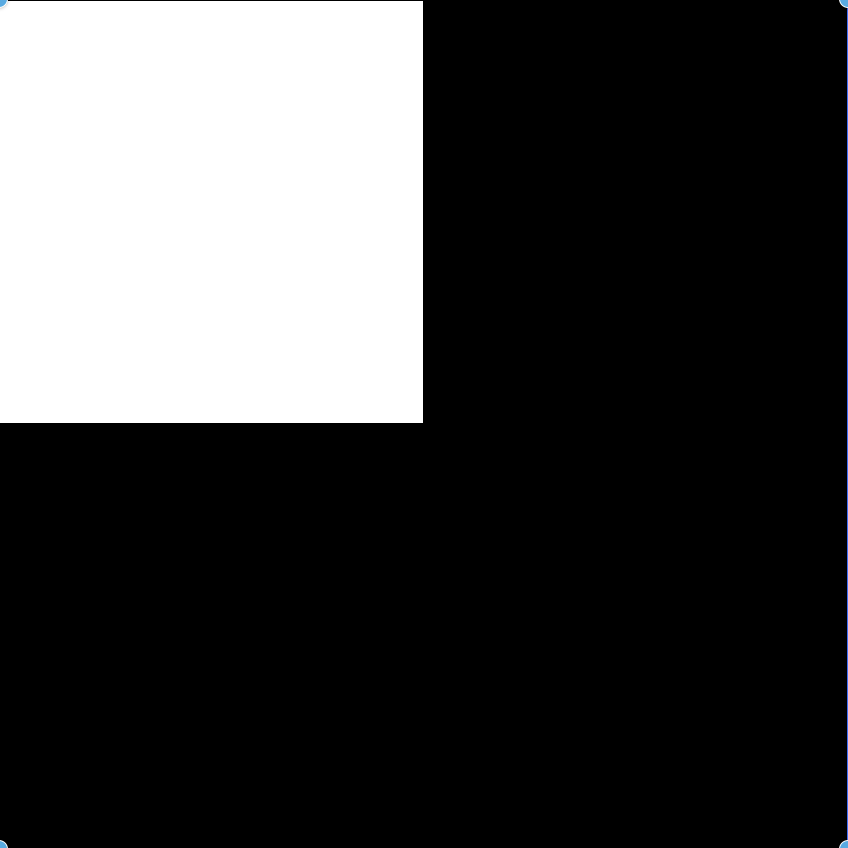
#> input picture images/mat2.png, 848 x 848 px
$ python mat.py
#> lines starting #> are read from the running program, lines starting #| are printed output that depends on the picture; after the words box and inside, x2 and y2 are one past the last pixel; in counts of white or black regions, pixels touching at a corner belong together
#/bin/sh:python
import cv2
import numpy as np
import os
import matplotlib.pyplot as pp
# __________________***____________________
image = cv2.imread("images/mat2.png")
#> image is the input picture: shape (848, 848, 3); mean B, G, R 63.6, 63.5, 63.4
cnv_gray= cv2.cvtColor(image,cv2.COLOR_BGR2GRAY)
_,thresh= cv2.threshold(cnv_gray,127,255,cv2.THRESH_BINARY)
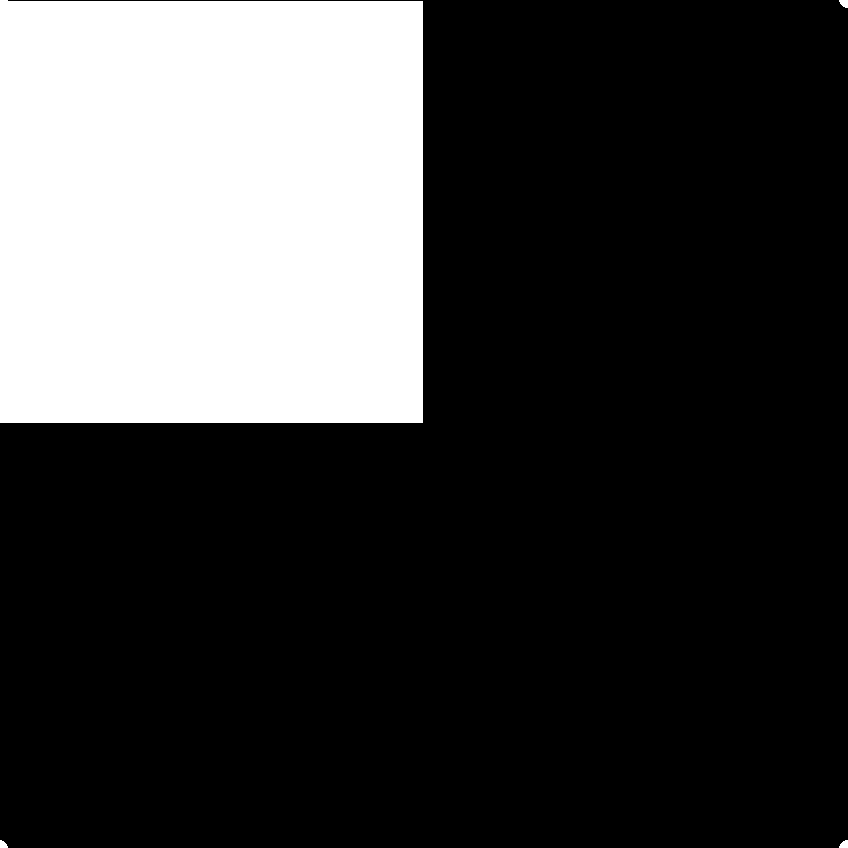
#> thresh: shape (848, 848); 24.8% white; 4 white regions
contours, herarchy= cv2.findContours(thresh, cv2.RETR_EXTERNAL, cv2.CHAIN_APPROX_SIMPLE)
#> contours = 4 contours; box (x1, y1, x2, y2) and area: (0, 0, 423, 423) 177670, (839, 840, 848, 848) 42, (839, 0, 848, 8) 42, (0, 840, 8, 848) 34; herarchy = [[1, -1, -1, -1], [2, 0, -1, -1], [3, 1, -1, -1], [-1, 2, -1, -1]]
# __________________***____________________ß
print("--------**--------\n")
print(f"contour length {len(contours)}")
#| contour length 4
print("--------*contoure*--------\n")
print (f"contour:{contours}")
#> (printed output is left out)
print("--------*Herarchy*--------\n")
print(f"herarchy:{herarchy}\n")
#| herarchy:[[[ 1 -1 -1 -1]
#|   [ 2  0 -1 -1]
#|   [ 3  1 -1 -1]
#|   [-1  2 -1 -1]]]
print("--------**--------\n")
# __________________***____________________
for i, contour in enumerate(contours):
    x, y, w, h = cv2.boundingRect(contour)
    img_crop = image[y:y + h, x:x + w]
    cv2.drawContours(image, [contour], -1, (0, 255, 0), 2)
    # cv2.imshow(f"Contour{i}", image)
    filename = f"Contour{i}.jpg"
    cv2.imwrite(f"images/contour/{filename}",img_crop)
    print("--------**--------")
    print(f"--------X,Y,W,H CONTOURE::{i}--------\n")
    print(f"x{i} =>>",x)
    print(f"y{i} =>>",y)
    print(f"w{i} =>>",w)
    print(f"h{i} =>>",h)
    print("--------*END*--------\n")
#> this loop made 4 passes
#> (x, y, w, h, filename) on passes 1 to 4: (839, 840, 9, 8, 'Contour0.jpg'), (0, 840, 8, 8, 'Contour1.jpg'), (839, 0, 9, 8, 'Contour2.jpg'), (0, 0, 423, 423, 'Contour3.jpg')
#> (printed output is left out)
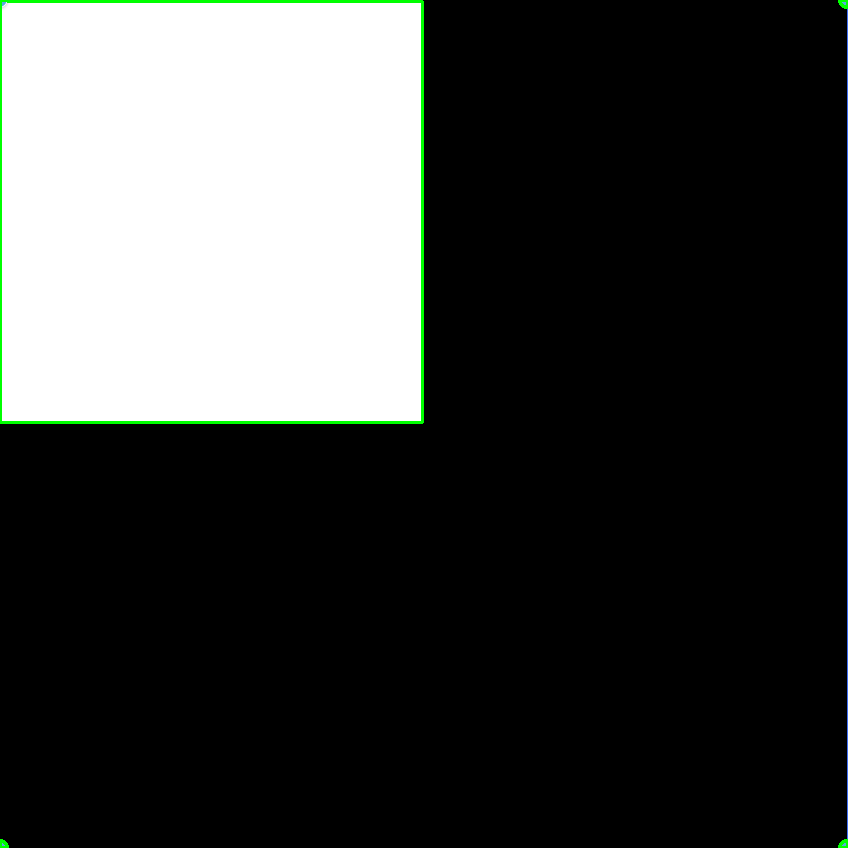
#> image: shape (848, 848, 3); 0.67% of pixels changed, all inside (x1, y1, x2, y2) = (0, 0, 848, 848)
# __________________*GETTING CROP CONTOURE IMAGES FROM DIRECTORY PRINTING FILE PATH  *____________________
directory ="images/contour"
s = ""
for filename in os.listdir(directory):
    f = os.path.join(directory, filename)
    print(" File Path ===> ",f)
    img = cv2.imread(f)
    if os.path.isfile(f):
        img = cv2.imread(f)
        hsv = cv2.cvtColor(img, cv2.COLOR_BGR2HSV)
        # __________________*COLOR LOWER AND UPPER RANGE NOT NECESSARY FOR MATRIX IS IN BINARY FORM *____________________
        lower_red = np.array([0, 100, 100])
        upper_red = np.array([10, 255, 255])
        lower_green = np.array([50, 100, 100])
        upper_green = np.array([70, 255, 255])
        lower_blue = np.array([110, 100, 100])
        upper_blue = np.array([130, 255, 255])
        # __________________*RNAGE FOR EACH COLOR *____________________
        red_mask = cv2.inRange(hsv, lower_red, upper_red)
        green_mask = cv2.inRange(hsv, lower_green, upper_green)
        blue_mask = cv2.inRange(hsv, lower_blue, upper_blue)
        # cv2.imshow(f"contour",img)
        # __________________*SPLITTING THE IMAGE IN BGR FORM AND CONVERTING INTO BINARY IF ABOVE 255 AND BELOW 255 AND PERFORMING THE OR OPERATION  *____________________
        b, g, r = cv2.split(img)
        _, b_mask = cv2.threshold(b, 0, 255, cv2.THRESH_BINARY)
        _, g_mask = cv2.threshold(g, 0, 255, cv2.THRESH_BINARY)
        _, r_mask = cv2.threshold(r, 0, 255, cv2.THRESH_BINARY)
        mask = cv2.bitwise_or(red_mask, cv2.bitwise_or(green_mask, blue_mask))
        # NOT USED IN THIS CODE FOR NOW
        # cv2.drawContours(mask, [contour], -1, 255, -1)
        # __________________***____________________
        # mean_color = cv2.mean(img, mask=mask)[:3]
        # __________________*TAKING MEAN OF EACH CROPED IMAGES FROM WHICH WE ARE ITTRATING *____________________
        mean =cv2.mean(img)[:3]
#> mean = (25.75, 223.6, 12.84)
        # [13 lines of commented-out code are left out]
        contour1, herarchy= cv2.findContours(mask, cv2.RETR_EXTERNAL, cv2.CHAIN_APPROX_SIMPLE)
#> contour1 = 1 item; herarchy = [[-1, -1, -1, -1]]
        # print(contour1)
        cv2.drawContours(img, contours, -1, (0, 0, 255), 2)
        cv2.imshow('Image with center',img)
        # [22 lines of commented-out code are left out]
        b ,g ,r = mean
#> b = 25.75; g = 223.6; r = 12.84

        if 200 <= b <= 255 and 200 <= g <= 255 and 200 <= r <= 255:
             s +='1'
             print(" BINARY ==> 1")
        else:
            s += '0'
            print(" BINARY ==> 0")


        # cv2.waitKey(0)
        # cv2.destroyAllWindows()
        # __________________***____________________
    else:
        print("no contour picture found")
s = int(s)
pr = s
print("\n\n", type(s))

decimal, i = 0, 0
while(s!= 0):
    dec = s % 10
    decimal = decimal + dec * pow(2, i)
    s = s//10
    i += 1

print("Decimal equivalent to ",pr, " = ",decimal)

print("--------*PROGRAM ENDED *--------\n")
cv2.destroyAllWindows()
#  Date : sun 12 march 2023 4:51pm
